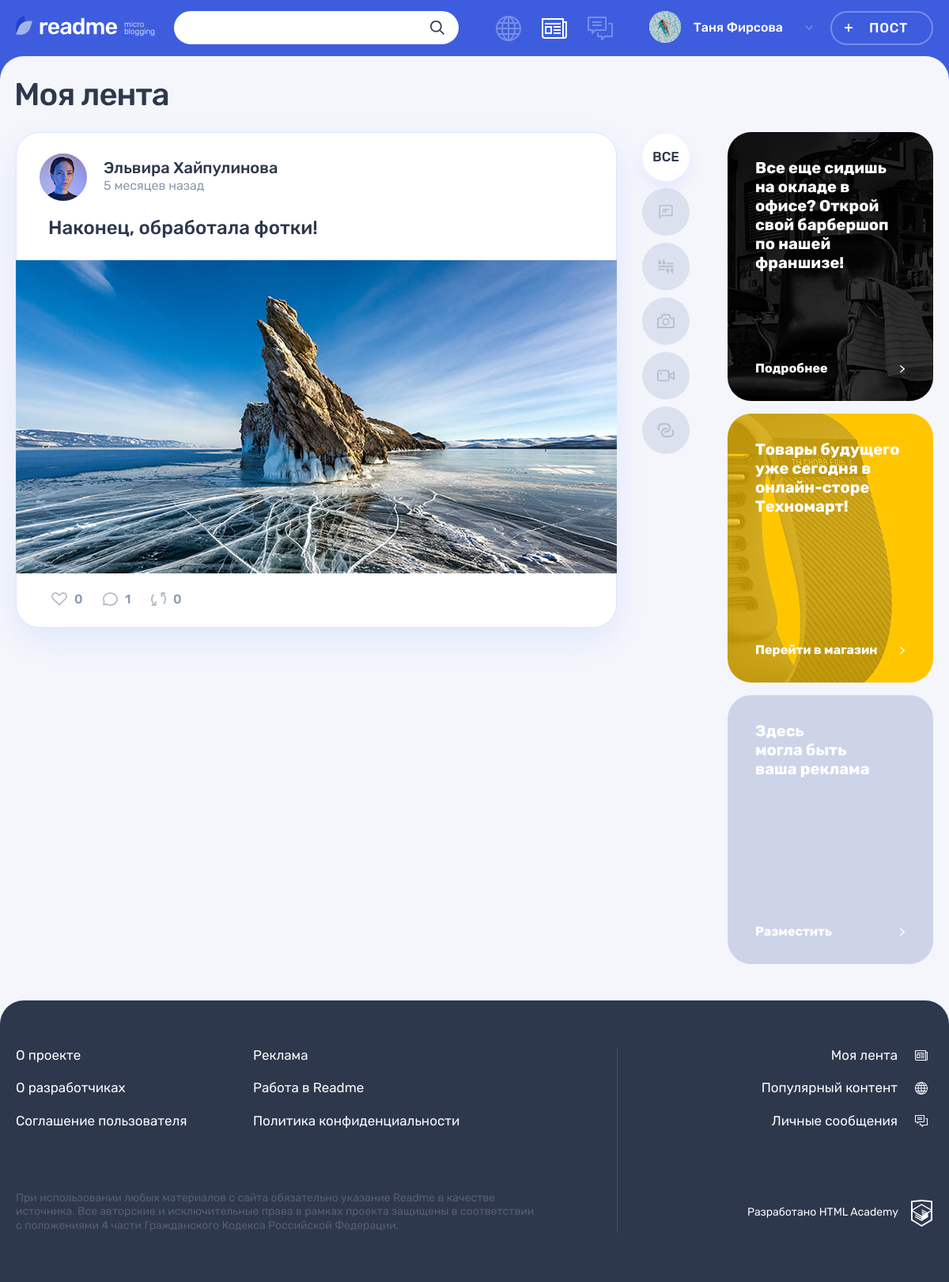
Screenshot of /feed.php (signed in) with the database file from the repository.
### tables this page shows
CREATE TABLE posts(
	id INT PRIMARY KEY AUTO_INCREMENT,
	dt_add TIMESTAMP DEFAULT CURRENT_TIMESTAMP,
	header VARCHAR (128),  
	text TEXT,
	author VARCHAR(128),
	image_url VARCHAR(128),
	video_url VARCHAR(32),
	site_url VARCHAR(128),
	num_views INT,
	user_id INT,
	content_type_id INT,
	repost BOOL,
	original_author INT,
	FOREIGN KEY (user_id)
		REFERENCES users(id)
		ON UPDATE CASCADE 
		ON DELETE CASCADE,
	FOREIGN KEY (content_type_id)
		REFERENCES content_type(id)
		ON UPDATE CASCADE 
		ON DELETE CASCADE
)
COMMENT='Таблица постов -- связь с хештегами вынесена в отдельную таблицу ниже';

CREATE TABLE users(
	id INT PRIMARY KEY AUTO_INCREMENT,
	dt_add TIMESTAMP DEFAULT CURRENT_TIMESTAMP,
	email VARCHAR(128) NOT NULL UNIQUE,
	password VARCHAR (128),
	avatar VARCHAR (128),
	username VARCHAR (128)  
)
COMMENT='Таблица пользователей';

CREATE TABLE content_type(
	id INT PRIMARY KEY AUTO_INCREMENT,
	name VARCHAR(16) NOT NULL UNIQUE,
	class VARCHAR(16) NOT NULL UNIQUE
)
COMMENT='Таблица типов контента';

### all__helpers.php (called while the page is built, shortened)
<?php
function get_noun_plural_form(int $number, string $one, string $two, string $many): string
{
    $number = (int)$number;
    $mod10 = $number % 10;
    $mod100 = $number % 100;
    switch (true) {
        default:
            return $many;
    }
}
function include_template($name, array $data = [])
{
    $name = 'templates/' . $name;
    extract($data);
    require $name;
    $result = ob_get_clean();
    return $result;
}
function datetime_relative($datetime) {
	$date_diff = strtotime(date('d.m.Y H:i')) - strtotime($datetime);
	$num = ceil($date_diff / 60);
	$num = ceil($num / 60);
	$num = ceil($num / 24);
	$num = ceil($num / 7);
	$num = date_interval_format(date_diff(date_create('now'), date_create($datetime)), "%y") * 12 + date_interval_format(date_diff(date_create('now'), date_create($datetime)), "%m");
	if ($num < 12) {
		$datetime = $num . ' ' . get_noun_plural_form ($num, 'месяц', 'месяца', 'месяцев');
		return $datetime;
	} else {
		$datetime = date_interval_format(date_diff(date_create('now'), date_create($datetime)), "%y") . ' ' . get_noun_plural_form ($num, 'год', 'года', 'лет');
		return $datetime;
	}
}
function con_sql($con, $sql) {
	$sql_request = mysqli_query($con, $sql);
	if ($sql_request !== FALSE) {
		return mysqli_fetch_all($sql_request, MYSQLI_ASSOC);
	} else {
		include ('all__goto_404.php');
	}
}

### all__authorization.php (called while the page is built, shortened)
<?php
if (!isset($_SESSION['user'])) {
	header('Location: /index.php');
} else {
	$user_id = $_SESSION['user'];
}
?>

### all__content_types.php (called while the page is built, shortened)
<?php
$sql = 'SELECT id, name, class FROM content_type';
$sql_content_types = mysqli_query($con, $sql);
if ($sql_content_types) {
	$content_types = mysqli_fetch_all($sql_content_types, MYSQLI_ASSOC);
} else {
	include ('all__goto_404.php');
}
?>

### all__hashtags.php (called while the page is built, shortened)
<?php
$hashtags = [];
?>

### templates/feed_template.php (the view, shortened to what this page needs)
<main class="page__main page__main--feed">
  <div class="container">
	<h1 class="page__title page__title--feed">Моя лента</h1>
  </div>
  <div class="page__main-wrapper container">
	<section class="feed">
	  <div class="feed__main-wrapper">
		<div class="feed__wrapper">
		  <?php foreach($posts as $key => $val): ?>
		  <article class="feed__post post post-<?=$val['type']?>">
			<header class="post__header post__author">
			  <a class="post__author-link" href="profile.php?id=<?php if($val['repost'] !== NULL):?><?=$val['original_author']?><?php else:?><?=$val['user_id']?><?php endif;?>" title="Автор">
				<div class="post__avatar-wrapper<?php if($val['repost'] !== NULL):?> post__avatar-wrapper--repost<?php endif;?>">
				  <?php if($val['repost'] !== NULL):?>
				  <img class="post__author-avatar" src="img/userpic-<?=$val['author_avatar']?>" alt="Аватар пользователя" width="60" height="60">
				  <?php else: ?>
				  <img class="post__author-avatar" src="img/userpic-<?=$val['avatar']?>" alt="Аватар пользователя" width="60" height="60">
				  <?php endif; ?>
				</div>
				<div class="post__info">
				  <b class="post__author-name">
					<?php if($val['repost'] !== NULL):?>
					<a href="profile.php?id=<?=$val['original_author']?>">Репост: <?=$val['author_name']?></a>
					<?php else: ?>
					<a href="profile.php?id=<?=$val['user_id']?>"><?=$val['username']?></a>
					<?php endif; ?>
				  </b>
				  <span class="post__time"><?=datetime_relative($val['dt_add'])?> назад</span>
				</div>
			  </a>
			</header>
			<div class="post__main">
			  <h2><a href="post.php?id=<?=$val['post_id']?>"><?=$val['header']?></a></h2>
			<?php if($val['type'] == 'text'): ?>
			    <p>
				  <?=short_text($val['text'])?>
			    </p>
			    <a class="post-text__more-link" href="post.php?id=<?=$val['id']?>">Читать далее</a>
			  <?php elseif($val['type'] == 'photo'): ?>
				<div class="post-photo__image-wrapper">
				  <img src="img/<?=$val['image_url']?>" alt="Фото от пользователя" width="760" height="396">
				</div>
			  <?php endif; ?>
			</div>
			<footer class="post__footer post__indicators">
			  <div class="post__buttons">
				<a class="post__indicator post__indicator--likes button" href="feed.php?likepost=<?=$val['post_id']?>" title="Лайк">
				  <svg class="post__indicator-icon" width="20" height="17">
					<use xlink:href="#icon-heart"></use>
				  </svg>
				  <span><?=$val['count_likes']?></span>
				</a>
				<a class="post__indicator post__indicator--comments button" href="post.php?id=<?=$val['post_id']?>" title="Комментарии">
				  <svg class="post__indicator-icon" width="19" height="17">
					<use xlink:href="#icon-comment"></use>
				  </svg>
				  <span><?=$val['count_comments']?></span>
				</a>
				<a class="post__indicator post__indicator--repost button" href="profile.php?id=<?=$_SESSION['user']?>&repost=<?=$val['post_id']?>" title="Репост">
				  <svg class="post__indicator-icon" width="19" height="17">
					<use xlink:href="#icon-repost"></use>
				  </svg>
				  <span><?=$val['count_reposts']?></span>
				</a>
			  </div>
			</footer>
		  </article>
		  <?php endforeach; ?>
		</div>
	  </div>
	  <ul class="feed__filters filters">
		<li class="feed__filters-item filters__item">
		  <a class="filters__button<?php if($get_type === 0):?> filters__button--active<?php endif;?>" href="feed.php?id=0">
			<span>Все</span>
		  </a>
		</li>
		<?php foreach($content_types as $key => $val): ?>
		<li class="feed__filters-item filters__item">
		  <a class="filters__button filters__button--<?=$val['class']?> button<?php if($get_type === $val['id']):?> filters__button--active<?php endif;?>" href="feed.php?type=<?=$val['id']?>">
			<svg class="filters__icon" width="22" height="18">
			  <use xlink:href="#icon-filter-<?=$val['class']?>"></use>
			</svg>
		  </a>
		</li>
		<?php endforeach; ?>
	  </ul>
	</section>
	<aside class="promo">
	  <article class="promo__block promo__block--barbershop">
		<p class="promo__text">
		  Все еще сидишь на окладе в офисе? Открой свой барбершоп по нашей франшизе!
		</p>
		<a class="promo__link" href="#">
		  Подробнее
		</a>
	  </article>
	  <article class="promo__block promo__block--technomart">
		<p class="promo__text">
		  Товары будущего уже сегодня в онлайн-сторе Техномарт!
		</p>
		<a class="promo__link" href="#">
		  Перейти в магазин
		</a>
	  </article>
	  <article class="promo__block">
		<p class="promo__text">
		  Здесь<br> могла быть<br> ваша реклама
		</p>
		<a class="promo__link" href="#">
		  Разместить
		</a>
	  </article>
	</aside>
  </div>
</main>

### templates/layout.php (shortened to what this page needs)
<!DOCTYPE html>
<html lang="ru">
<head>
    <link rel="stylesheet" href="css/main.css">
</head>
<body class="page">
<header class="header">
    <div class="header__wrapper container">
        <div class="header__logo-wrapper">
            <a class="header__logo-link" href="feed.php">
                <img class="header__logo" src="img/logo.svg" alt="Логотип readme" width="128" height="24">
            </a>
            <p class="header__topic">
                micro blogging
            </p>
        </div>
        <?php if(isset($_SESSION['user']) !== FALSE): ?>
			<form class="header__search-form form" action="search.php" method="get">
				<div class="header__search">
					<input class="header__search-input form__input" type="search" name="s">
					<button class="header__search-button button" type="submit">
						<svg class="header__search-icon" width="18" height="18">
							<use xlink:href="#icon-search"></use>
						</svg>
					</button>
				</div>
			</form>
        <?php endif; ?>
        <div class="header__nav-wrapper">
            <?php if (isset($_SESSION['user']) !== FALSE): ?>
            <nav class="header__nav">
                <ul class="header__my-nav">
                    <li class="header__my-page header__my-page--popular">
                        <a class="header__page-link <?php if($_SERVER['PHP_SELF'] == '/popular.php'): ?>header__page-link--active<?php endif; ?>" href="popular.php" title="Популярный контент">
                        </a>
                    </li>
                    <li class="header__my-page header__my-page--feed">
                        <a class="header__page-link <?php if($_SERVER['PHP_SELF'] == '/feed.php'): ?>header__page-link--active<?php endif; ?>" href="feed.php" title="Моя лента">
                        </a>
                    </li>
                    <li class="header__my-page header__my-page--messages">
                        <a class="header__page-link <?php if($_SERVER['PHP_SELF'] == '/messages.php'): ?>header__page-link--active<?php endif; ?>" href="messages.php" title="Личные сообщения">
                        </a>
                    </li>
                </ul>
                <ul class="header__user-nav">
                    <li class="header__profile">
                        <a class="header__profile-link" href="profile.php?id=<?=$_SESSION['user']?>">
                            <div class="header__avatar-wrapper">
                                <img class="header__profile-avatar" src="img/userpic-<?=$_SESSION['avatar']?>" alt="Аватар профиля">
                            </div>
                            <div class="header__profile-name">
                                <span>
                                    <?=$_SESSION['username']?>
                                </span>
                                <svg class="header__link-arrow" width="10" height="6">
                                    <use xlink:href="#icon-arrow-right-ad"></use>
                                </svg>
                            </div>
                        </a>
                    </li>
                    <li>
                        <a class="header__post-button button button--transparent" href="add.php">Пост</a>
                    </li>
                </ul>
            </nav>
            <?php endif; ?>
        </div>
    </div>
</header>
<?=$content?>
<footer class="footer">
    <div class="footer__wrapper">
        <div class="footer__container container">
            <div class="footer__site-info">
                <div class="footer__site-nav">
                    <ul class="footer__info-pages">
                        <li class="footer__info-page">
                            <a class="footer__page-link" href="#">О проекте</a>
                        </li>
                        <li class="footer__info-page">
                            <a class="footer__page-link" href="#">Реклама</a>
                        </li>
                        <li class="footer__info-page">
                            <a class="footer__page-link" href="#">О разработчиках</a>
                        </li>
                        <li class="footer__info-page">
                            <a class="footer__page-link" href="#">Работа в Readme</a>
                        </li>
                        <li class="footer__info-page">
                            <a class="footer__page-link" href="#">Соглашение пользователя</a>
                        </li>
                        <li class="footer__info-page">
                            <a class="footer__page-link" href="#">Политика конфиденциальности</a>
                        </li>
                    </ul>
                </div>
                <p class="footer__license">
                    При использовании любых материалов с сайта обязательно указание Readme в качестве источника. Все авторские и исключительные права в рамках проекта защищены в соответствии с положениями 4 части Гражданского Кодекса Российской Федерации.
                </p>
            </div>
            <div class="footer__my-info">
                <ul class="footer__my-pages">
                    <li class="footer__my-page footer__my-page--feed">
                        <a class="footer__page-link" href="feed.php">Моя лента</a>
                    </li>
                    <li class="footer__my-page footer__my-page--popular">
                        <a class="footer__page-link" href="popular.php">Популярный контент</a>
                    </li>
                    <li class="footer__my-page footer__my-page--messages">
                        <a class="footer__page-link" href="messages.php">Личные сообщения</a>
                    </li>
                </ul>
                <div class="footer__copyright">
                    <a class="footer__copyright-link" href="#">
                        <span>Разработано HTML Academy</span>
                        <svg class="footer__copyright-logo" width="27" height="34">
                            <use xlink:href="#icon-htmlacademy"></use>
                        </svg>
                    </a>
                </div>
            </div>
        </div>
    </div>
</footer>
</body>
</html>

### feed.php (shortened to what this page needs)
<?php
include ('all__authorization.php');
include ('all__helpers.php');
include ('all__mysqli_connect.php');
$title = 'readme: моя лента';
include ('all__content_types.php');
$get_type = filter_input(INPUT_GET, 'type', FILTER_SANITIZE_NUMBER_INT) ?? 0;
$sql = '
	SELECT
		sourcer_id,
		users.id as user_id,
		users.username as username,
		users.avatar as avatar,
		posts.id as post_id,
		posts.dt_add as dt_add,
		posts.header as header,
		posts.text as text,
		posts.author,
		posts.image_url,
		posts.video_url,
		posts.site_url,
		posts.repost,
		posts.original_author,
		(SELECT content_type.class
			FROM content_type
			WHERE content_type.id = posts.content_type_id
		) as type,
		(SELECT COUNT(likes.post_id)
			FROM likes
			WHERE likes.post_id = posts.id
		) as count_likes,
		(SELECT
			COUNT(comments.id)
			FROM comments
			WHERE comments.post_id = posts.id
		) as count_comments,
		(SELECT GROUP_CONCAT(hashtags.hashtag)
			FROM post_hashtag
				LEFT JOIN hashtags ON post_hashtag.hashtag_id = hashtags.id
			WHERE post_hashtag.post_id = posts.id
		) as hashtags,
		COUNT(DISTINCT p2.id) as count_reposts,
		IF(posts.repost > 0,
			(SELECT users.username FROM users WHERE users.id = posts.original_author), NULL
		) as author_name,
		IF(posts.repost > 0,
			(SELECT users.avatar FROM users WHERE users.id = posts.original_author), NULL
		) as author_avatar
	FROM subscribes
		LEFT JOIN posts ON posts.user_id = subscribes.sourcer_id
		LEFT JOIN users ON users.id = subscribes.sourcer_id
		LEFT JOIN posts as p2 ON posts.id = p2.repost
	WHERE subscriber_id = ' . $user_id . ' AND posts.dt_add IS NOT NULL';
$sql .= '
	GROUP BY
		posts.id
	ORDER BY posts.dt_add DESC
';
$posts = con_sql($con, $sql);
include ('all__hashtags.php');
$page_content = include_template('feed_template.php', [
	'posts' => $posts,
	'content_types' => $content_types,
	'get_type' => $get_type,
	'hashtags' => $hashtags
]);
$layout_content = include_template('layout.php', ['content' => $page_content, 'title' => $title]);
print($layout_content);
?>

### rows the page displays
posts: user.avatar (picture), user.username "Эльвира Хайпулинова", dt_add "5 месяцев", header "Наконец, обработала фотки!", image_url (picture), count_likes "0", count_comments "1", count_reposts "0"

### other values shown
$_SESSION['username'] "Таня Фирсова"
